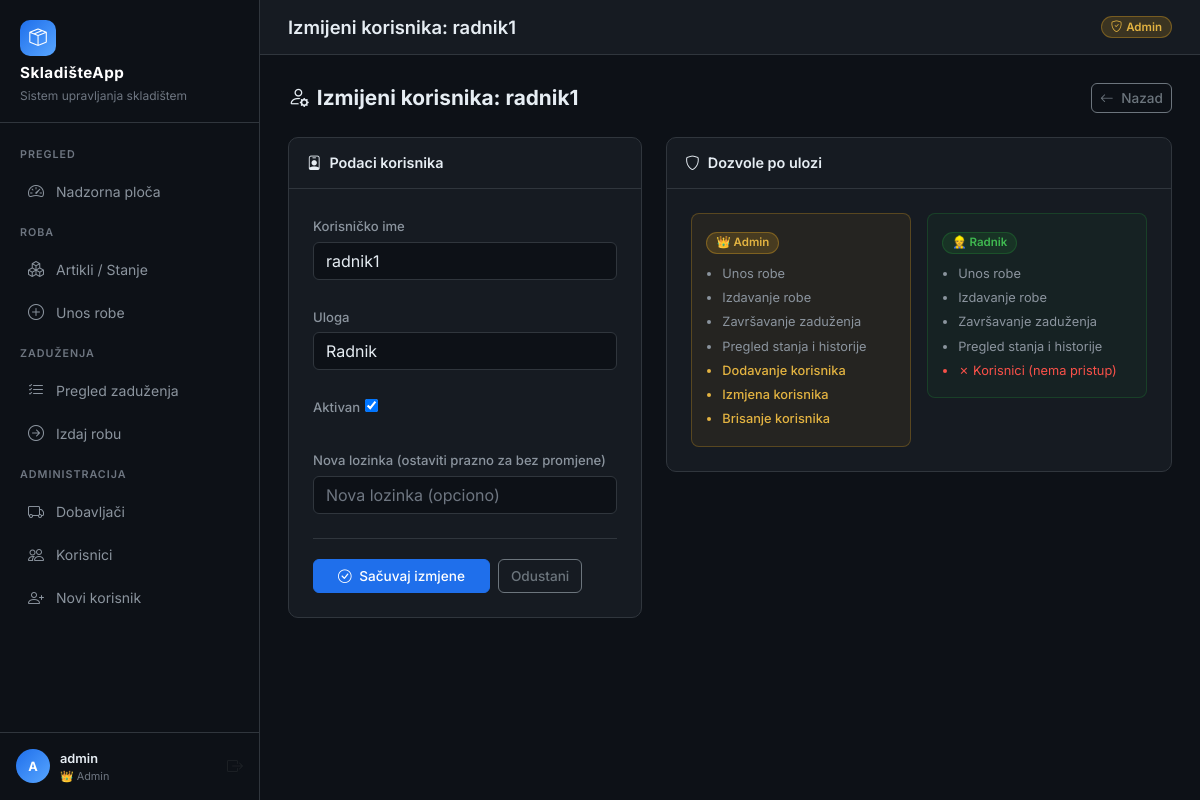
Screenshot of /korisnici/2/izmijeni/ (signed in) with the database file from the repository.
### core/models.py (models this page shows, shortened)
class User(AbstractBaseUser, PermissionsMixin):
    ROLE_CHOICES = [
        ('ADMIN', 'Admin'),
        ('RADNIK', 'Radnik'),
    ]
    username = models.CharField(max_length=150, unique=True, verbose_name='Korisničko ime')
    role = models.CharField(max_length=10, choices=ROLE_CHOICES, default='RADNIK', verbose_name='Uloga')
    is_active = models.BooleanField(default=True)
    is_staff = models.BooleanField(default=False)
    date_joined = models.DateTimeField(auto_now_add=True)
    USERNAME_FIELD = 'username'
    REQUIRED_FIELDS = []
    objects = UserManager()
    class Meta:
        verbose_name = 'Korisnik'
        verbose_name_plural = 'Korisnici'
    @property
    def is_admin(self):
        return self.role == 'ADMIN'

### core/views.py (the view)
# urls.py: path('korisnici/<int:pk>/izmijeni/', views.korisnik_izmijeni, name='korisnik_izmijeni'),
@admin_required
def korisnik_izmijeni(request, pk):
    korisnik = get_object_or_404(User, pk=pk)
    form = UserEditForm(request.POST or None, instance=korisnik)
    if request.method == 'POST':
        if form.is_valid():
            form.save()
            messages.success(request, f'Korisnik "{korisnik.username}" uspješno izmijenjen.')
            return redirect('korisnici_lista')
    return render(request, 'korisnici/forma.html', {
        'form': form,
        'naslov': f'Izmijeni korisnika: {korisnik.username}',
        'edit': True,
        'korisnik': korisnik,
    })

### core/forms.py (shortened to what this page needs)
class UserEditForm(forms.ModelForm):
    new_password = forms.CharField(
        label='Nova lozinka (ostaviti prazno za bez promjene)',
        required=False,
        widget=forms.PasswordInput(attrs={'class': 'form-control', 'placeholder': 'Nova lozinka (opciono)'})
    )
    class Meta:
        model = User
        fields = ['username', 'role', 'is_active']
        labels = {
            'username': 'Korisničko ime',
            'role': 'Uloga',
            'is_active': 'Aktivan',
        }
        widgets = {
            'username': forms.TextInput(attrs={'class': 'form-control'}),
            'role': forms.Select(attrs={'class': 'form-select'}),
        }

### templates/korisnici/forma.html (shortened to what this page needs)
{% extends 'base.html' %}
{% block page_title %}{{ naslov }}{% endblock %}
{% block content %}
<div class="page-header">
    <h2><i class="bi bi-person-{% if edit %}gear{% else %}plus{% endif %} me-2"></i>{{ naslov }}</h2>
    <a href="{% url 'korisnici_lista' %}" class="btn btn-outline-secondary btn-sm">
        <i class="bi bi-arrow-left me-1"></i> Nazad
    </a>
</div>
<div class="row">
    <div class="col-lg-6 col-xl-5">
        <div class="card">
            <div class="card-header">
                <i class="bi bi-person-badge me-2"></i>Podaci korisnika
            </div>
            <div class="card-body p-4">
                <form method="post">
                    {% for field in form %}
                    <div class="mb-4">
                        <label for="{{ field.id_for_label }}" class="form-label">{{ field.label }}</label>
                        {{ field }}
                    </div>
                    {% endfor %}
                    <div class="divider"></div>
                    <div class="d-flex gap-2">
                        <button type="submit" class="btn btn-primary px-4">
                            <i class="bi bi-check-circle me-1"></i>
                            {% if edit %}Sačuvaj izmjene{% else %}Kreiraj korisnika{% endif %}
                        </button>
                        <a href="{% url 'korisnici_lista' %}" class="btn btn-outline-secondary">Odustani</a>
                    </div>
                </form>
            </div>
        </div>
    </div>
    <div class="col-lg-6 col-xl-7 mt-3 mt-lg-0">
        <div class="card">
            <div class="card-header"><i class="bi bi-shield me-2"></i>Dozvole po ulozi</div>
            <div class="card-body p-4">
                <div class="row g-3">
                    <div class="col-md-6">
                        <div
                            style="background:rgba(210,153,34,0.08); border:1px solid rgba(210,153,34,0.3); border-radius:8px; padding:14px;">
                            <div class="mb-2"><span class="badge badge-admin">👑 Admin</span></div>
                            <ul style="font-size:0.8rem; color:#8b949e; margin:0; padding-left:16px; line-height:1.9;">
                                <li>Unos robe</li>
                                <li>Izdavanje robe</li>
                                <li>Završavanje zaduženja</li>
                                <li>Pregled stanja i historije</li>
                                <li style="color:#e3b341; font-weight:500;">Dodavanje korisnika</li>
                                <li style="color:#e3b341; font-weight:500;">Izmjena korisnika</li>
                                <li style="color:#e3b341; font-weight:500;">Brisanje korisnika</li>
                            </ul>
                        </div>
                    </div>
                    <div class="col-md-6">
                        <div
                            style="background:rgba(35,134,54,0.08); border:1px solid rgba(35,134,54,0.3); border-radius:8px; padding:14px;">
                            <div class="mb-2"><span class="badge badge-radnik">👷 Radnik</span></div>
                            <ul style="font-size:0.8rem; color:#8b949e; margin:0; padding-left:16px; line-height:1.9;">
                                <li>Unos robe</li>
                                <li>Izdavanje robe</li>
                                <li>Završavanje zaduženja</li>
                                <li>Pregled stanja i historije</li>
                                <li style="color:#f85149;">✗ Korisnici (nema pristup)</li>
                            </ul>
                        </div>
                    </div>
                </div>
            </div>
        </div>
    </div>
</div>
{% endblock %}

### templates/base.html (shortened to what this page needs)
<!DOCTYPE html>
<html lang="bs">
<head>
    <link href="https://cdn.jsdelivr.net/npm/bootstrap@5.3.2/dist/css/bootstrap.min.css" rel="stylesheet">
    <link href="https://cdn.jsdelivr.net/npm/bootstrap-icons@1.11.3/font/bootstrap-icons.css" rel="stylesheet">
</head>
<body>
    {% if user.is_authenticated %}
    <aside class="sidebar" id="sidebar">
        <div class="sidebar-brand">
            <div class="brand-icon">
                <i class="bi bi-box-seam text-white" style="font-size:1.1rem"></i>
            </div>
            <h5>SkladišteApp</h5>
            <small>Sistem upravljanja skladištem</small>
        </div>
        <nav class="sidebar-nav">
            <div class="nav-section-title">Pregled</div>
            <a href="{% url 'dashboard' %}"
                class="nav-link {% if request.resolver_match.url_name == 'dashboard' %}active{% endif %}">
                <i class="bi bi-speedometer2"></i> Nadzorna ploča
            </a>
            <div class="nav-section-title">Roba</div>
            <a href="{% url 'artikli_lista' %}"
                class="nav-link {% if 'artikli' in request.resolver_match.url_name %}active{% endif %}">
                <i class="bi bi-boxes"></i> Artikli / Stanje
            </a>
            <a href="{% url 'artikal_unos' %}"
                class="nav-link {% if request.resolver_match.url_name == 'artikal_unos' %}active{% endif %}">
                <i class="bi bi-plus-circle"></i> Unos robe
            </a>
            <div class="nav-section-title">Zaduženja</div>
            <a href="{% url 'zaduzenja_lista' %}"
                class="nav-link {% if request.resolver_match.url_name == 'zaduzenja_lista' %}active{% endif %}">
                <i class="bi bi-list-check"></i> Pregled zaduženja
            </a>
            <a href="{% url 'zaduzenje_novo' %}"
                class="nav-link {% if request.resolver_match.url_name == 'zaduzenje_novo' %}active{% endif %}">
                <i class="bi bi-arrow-right-circle"></i> Izdaj robu
            </a>
            {% if user.is_admin %}
            <div class="nav-section-title">Administracija</div>
            <a href="{% url 'dobavljaci_lista' %}"
                class="nav-link {% if 'dobavljac' in request.resolver_match.url_name %}active{% endif %}">
                <i class="bi bi-truck"></i> Dobavljači
            </a>
            <a href="{% url 'korisnici_lista' %}"
                class="nav-link {% if 'korisnici' in request.resolver_match.url_name %}active{% endif %}">
                <i class="bi bi-people"></i> Korisnici
            </a>
            <a href="{% url 'korisnik_novi' %}"
                class="nav-link {% if request.resolver_match.url_name == 'korisnik_novi' %}active{% endif %}">
                <i class="bi bi-person-plus"></i> Novi korisnik
            </a>
            {% endif %}
        </nav>
        <div class="sidebar-footer">
            <div class="user-card">
                <div class="user-avatar {% if user.is_admin %}avatar-admin{% else %}avatar-radnik{% endif %}">
                    {{ user.username|first|upper }}
                </div>
                <div class="user-info">
                    <div class="name">{{ user.username }}</div>
                    <div class="role-badge">
                        {% if user.is_admin %}👑 Admin{% else %}👷 Radnik{% endif %}
                    </div>
                </div>
                <a href="{% url 'logout' %}" class="text-muted ms-1" title="Odjava"
                    style="text-decoration:none; font-size:1rem;">
                    <i class="bi bi-box-arrow-right"></i>
                </a>
            </div>
        </div>
    </aside>
    <div class="main-content">
        <div class="topbar">
            <div class="d-flex align-items-center gap-3">
                <h1>{% block page_title %}Nadzorna ploča{% endblock %}</h1>
            </div>
            <div class="d-flex align-items-center gap-2">
                <span class="badge {% if user.is_admin %}badge-admin{% else %}badge-radnik{% endif %}">
                    {% if user.is_admin %}<i class="bi bi-shield-check me-1"></i>Admin{% else %}<i
                        class="bi bi-person-badge me-1"></i>Radnik{% endif %}
                </span>
            </div>
        </div>
        <div class="page-content">
            {% block content %}{% endblock %}
        </div>
    </div>
    {% endif %}
</body>
</html>

### templates/base.html (style rules this page uses)
:root { --sidebar-width: 260px; --sidebar-bg: #0d1117; --sidebar-border: #30363d; --sidebar-hover: #161b22; --sidebar-active: #1f6feb; --accent: #238636; --accent-hover: #2ea043; --danger: #da3633; --warning: #e3b341; --body-bg: #0d1117; --card-bg: #161b22; --card-border: #30363d; --text-primary: #e6edf3; --text-secondary: #8b949e; --text-muted: #6e7681; }
* { box-sizing: border-box; }
body { font-family: 'Inter', -apple-system, BlinkMacSystemFont, sans-serif; background-color: var(--body-bg); color: var(--text-primary); min-height: 100vh; margin: 0; }
.sidebar { position: fixed; top: 0; left: 0; width: var(--sidebar-width); height: 100vh; background: var(--sidebar-bg); border-right: 1px solid var(--sidebar-border); display: flex; flex-direction: column; z-index: 1000; transition: transform 0.3s ease; }
.sidebar-brand { padding: 20px 20px 16px; border-bottom: 1px solid var(--sidebar-border); }
.sidebar-brand h5 { font-size: 0.95rem; font-weight: 700; color: #fff; margin: 0; letter-spacing: 0.5px; }
.sidebar-brand small { color: var(--text-muted); font-size: 0.75rem; }
.brand-icon { width: 36px; height: 36px; background: linear-gradient(135deg, #1f6feb, #58a6ff); border-radius: 10px; display: flex; align-items: center; justify-content: center; margin-bottom: 8px; }
.sidebar-nav { flex: 1; padding: 12px 0; overflow-y: auto; }
.nav-section-title { font-size: 0.67rem; font-weight: 600; text-transform: uppercase; letter-spacing: 1px; color: var(--text-muted); padding: 12px 20px 6px; }
.sidebar-nav .nav-link { display: flex; align-items: center; gap: 10px; padding: 9px 20px; color: var(--text-secondary); text-decoration: none; font-size: 0.875rem; font-weight: 400; border-radius: 0; transition: all 0.15s ease; margin: 1px 8px; border-radius: 6px; }
.sidebar-nav .nav-link .bi { font-size: 1rem; width: 18px; flex-shrink: 0; }
.sidebar-footer { padding: 16px; border-top: 1px solid var(--sidebar-border); }
.user-card { display: flex; align-items: center; gap: 10px; }
.user-avatar { width: 34px; height: 34px; border-radius: 50%; display: flex; align-items: center; justify-content: center; font-size: 0.8rem; font-weight: 700; flex-shrink: 0; }
.avatar-admin { background: linear-gradient(135deg, #1f6feb, #58a6ff); color: #fff; }
.user-info { flex: 1; min-width: 0; }
.user-info .name { font-size: 0.8rem; font-weight: 600; color: var(--text-primary); white-space: nowrap; overflow: hidden; text-overflow: ellipsis; }
.user-info .role-badge { font-size: 0.68rem; color: var(--text-muted); }
.main-content { margin-left: var(--sidebar-width); min-height: 100vh; display: flex; flex-direction: column; }
.topbar { background: var(--card-bg); border-bottom: 1px solid var(--card-border); padding: 16px 28px; display: flex; align-items: center; justify-content: space-between; position: sticky; top: 0; z-index: 100; }
.topbar h1 { font-size: 1.15rem; font-weight: 600; color: var(--text-primary); margin: 0; }
.page-content { flex: 1; padding: 28px; }
.card { background: var(--card-bg); border: 1px solid var(--card-border); border-radius: 10px; color: var(--text-primary); }
.card-header { background: transparent; border-bottom: 1px solid var(--card-border); padding: 14px 18px; font-weight: 600; font-size: 0.9rem; }
.form-control, .form-select { background: #0d1117; border: 1px solid var(--card-border); color: var(--text-primary); border-radius: 6px; }
.form-control::placeholder { color: var(--text-muted); }
.form-label { font-size: 0.82rem; font-weight: 500; color: var(--text-secondary); margin-bottom: 5px; }
.btn { font-size: 0.85rem; font-weight: 500; border-radius: 6px; }
.btn-primary { background: var(--sidebar-active); border-color: var(--sidebar-active); }
.badge-admin { background: rgba(210, 153, 34, 0.2); color: #e3b341; border: 1px solid rgba(210, 153, 34, 0.4); }
.badge-radnik { background: rgba(35, 134, 54, 0.18); color: #3fb950; border: 1px solid rgba(35, 134, 54, 0.35); }
.badge { font-size: 0.72rem; font-weight: 600; padding: 4px 9px; border-radius: 20px; }
.page-header { display: flex; align-items: center; justify-content: space-between; margin-bottom: 24px; flex-wrap: wrap; gap: 12px; }
.page-header h2 { font-size: 1.3rem; font-weight: 700; margin: 0; color: var(--text-primary); }
.divider { height: 1px; background: var(--card-border); margin: 20px 0; }

### rows the page displays
User: username|first "A", username "admin"
User: form "radnik1" "Radnik" "☑"

### other values shown
{{ naslov }} "Izmijeni korisnika: radnik1"
{{ field.label }} "Korisničko ime" "Uloga" "Aktivan" "Nova lozinka (ostaviti prazno za bez promjene)"
